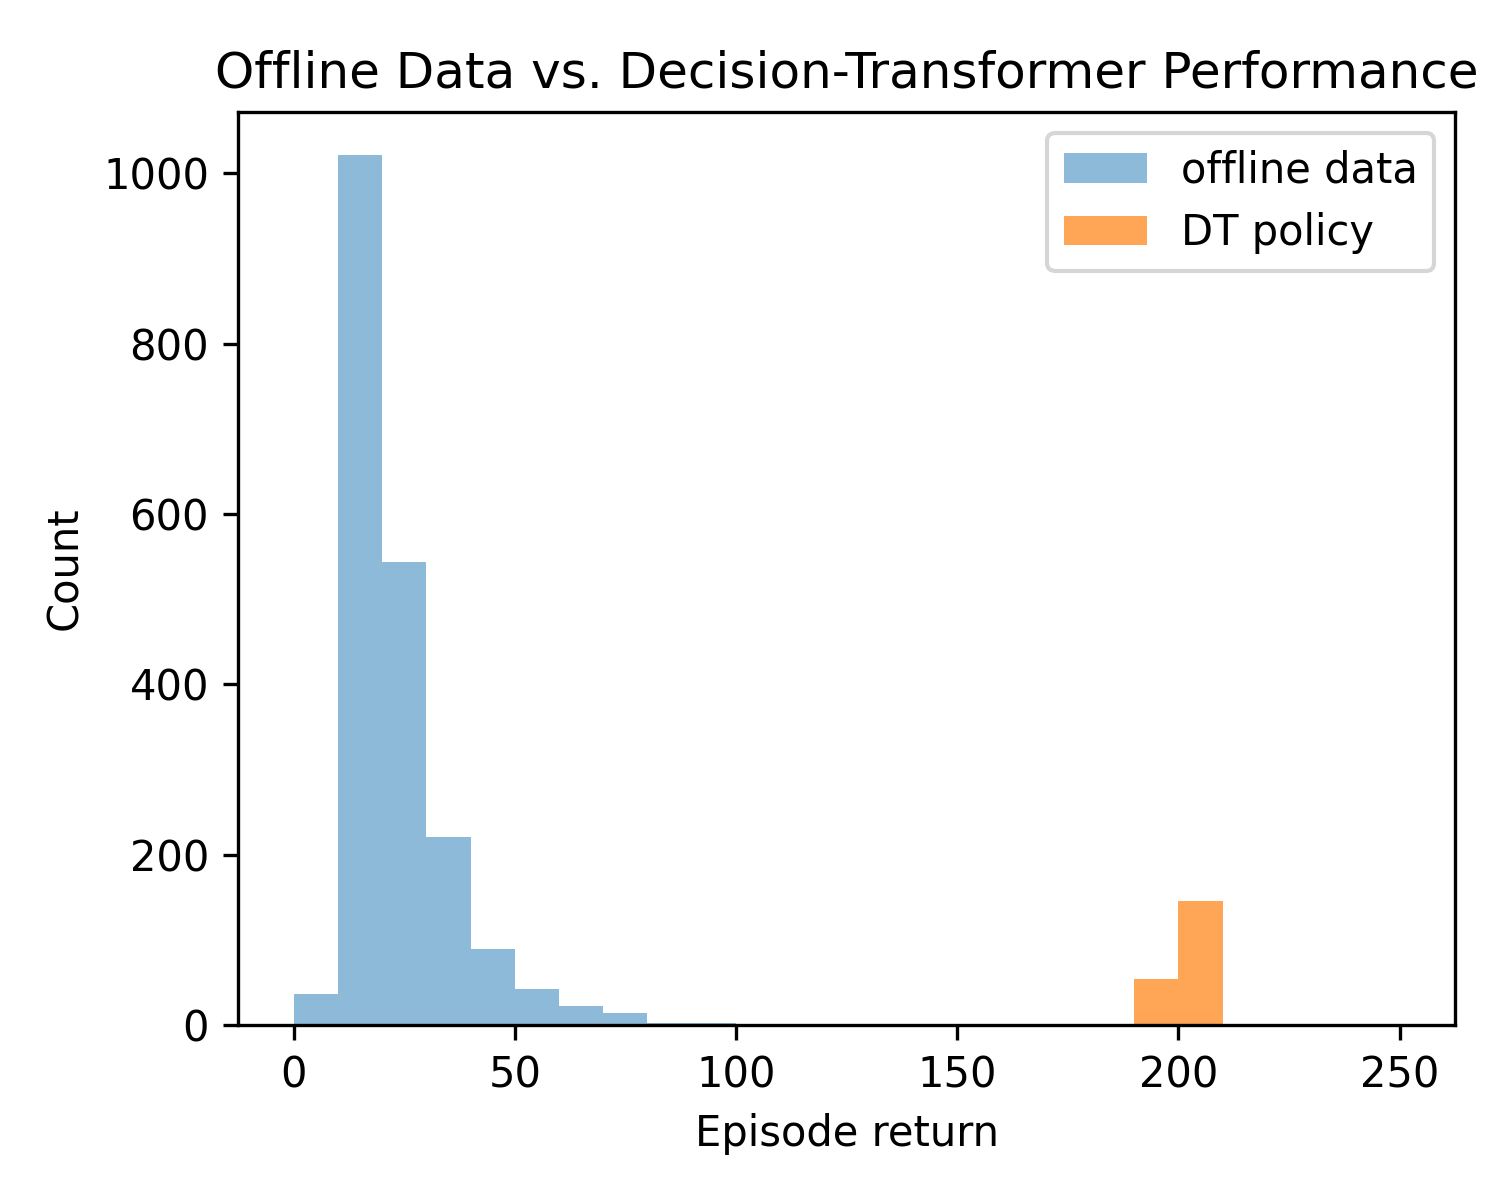

Source code (Python):
"""
Compare episode-return distributions for offline CartPole dataset
against Decision Transformer policy via histogram.
"""

import numpy as np
import matplotlib.pyplot as plt
from collections import Counter
import torch, gymnasium as gym

from decision_transformer_cartpole import DecisionTransformer, Config, collect_trajectories

# load model
env   = gym.make(Config.env_id)
obs_n = env.observation_space.shape[0]
act_n = env.action_space.n

model = DecisionTransformer(obs_n, act_n).to(Config.device)
model.load_state_dict(torch.load(Config.ckpt_path, map_location=Config.device))
model.eval()

# collect returns
print("Collecting offline dataset …")
offline_data = collect_trajectories(env, Config.num_episodes)
returns_off  = [sum(tr["rewards"]) for tr in offline_data]

# dt policy returns
def run_policy(num_eps=200, target=200):
    rtns = []
    for _ in range(num_eps):
        s, _ = env.reset()
        states, actions, rtgs = [], [], []
        ep_ret = 0
        while True:
            if len(states) >= Config.context_len:
                states.pop(0); actions.pop(0); rtgs.pop(0)
            states.append(s.astype(np.float32))
            rtgs.append(target - ep_ret)
            actions.append(0 if not actions else a)
            pad = Config.context_len - len(states)
            rtg = np.pad(rtgs,(pad,0)); st = np.pad(states,((pad,0),(0,0))); ak = np.pad(actions,(pad,0))
            rtg = torch.tensor(rtg ,dtype=torch.float32)[None].to(Config.device)
            st  = torch.tensor(st  ,dtype=torch.float32)[None].to(Config.device)
            ak  = torch.tensor(ak  ,dtype=torch.long   )[None].to(Config.device)
            with torch.no_grad():
                logits = model(rtg, st, ak)
                a = torch.argmax(logits[0,-1]).item()
            s, r, term, trunc, _ = env.step(a)
            ep_ret += r
            if term or trunc: break
        rtns.append(ep_ret)
    return rtns

print("Running DT policy …")
returns_dt = run_policy(num_eps=200, target=200)

# print bucket counts
bins = np.arange(0, int(Config.eval_target_return) + 60, 10)   # 0-10-20 … 250
hist, edges = np.histogram(returns_off, bins=bins)

print("\nOffline dataset histogram (bin range -> count)")
for left, right, cnt in zip(edges[:-1], edges[1:], hist):
    print(f"[{left:3d}, {right:3d}) : {cnt}")

print("\nDT policy exact return counts")
for ret, cnt in Counter(returns_dt).most_common():
    print(f"Return {ret:6.1f} : {cnt}")

# plot
plt.figure(figsize=(5,4))
plt.hist(returns_off, bins=bins, alpha=0.5, label="offline data")
plt.hist(returns_dt , bins=bins, alpha=0.7, label="DT policy")
plt.xlabel("Episode return")
plt.ylabel("Count")
plt.title("Offline Data vs. Decision-Transformer Performance")
plt.legend()
plt.tight_layout()
plt.savefig("return_histogram.png", dpi=300)
print("\nSaved return_histogram.png")

